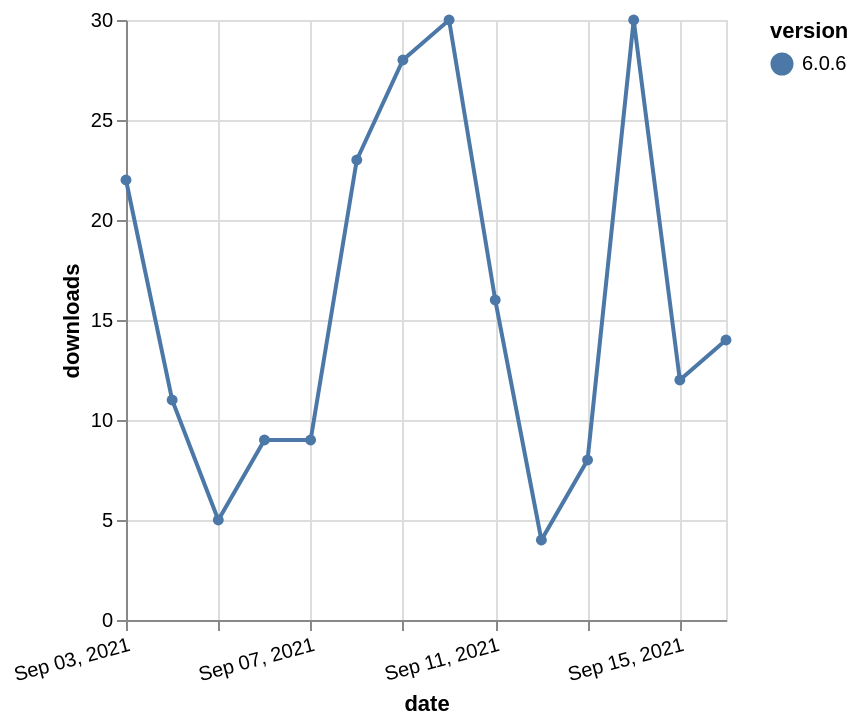

The Vega-Lite source for this figure:
### Vega-Lite specification from a JSON file in a GitHub repository (floating-point values rounded to 4 significant figures)
{"$schema": "https://vega.github.io/schema/vega-lite/v5.json", "description": "A simple bar chart with embedded data.", "data": {"values": [{"date": "2021-09-03", "total": 45860, "delta": 22, "version": "6.0.6"}, {"date": "2021-09-04", "total": 45871, "delta": 11, "version": "6.0.6"}, {"date": "2021-09-05", "total": 45876, "delta": 5, "version": "6.0.6"}, {"date": "2021-09-06", "total": 45885, "delta": 9, "version": "6.0.6"}, {"date": "2021-09-07", "total": 45894, "delta": 9, "version": "6.0.6"}, {"date": "2021-09-08", "total": 45917, "delta": 23, "version": "6.0.6"}, {"date": "2021-09-09", "total": 45945, "delta": 28, "version": "6.0.6"}, {"date": "2021-09-10", "total": 45975, "delta": 30, "version": "6.0.6"}, {"date": "2021-09-11", "total": 45991, "delta": 16, "version": "6.0.6"}, {"date": "2021-09-12", "total": 45995, "delta": 4, "version": "6.0.6"}, {"date": "2021-09-13", "total": 46003, "delta": 8, "version": "6.0.6"}, {"date": "2021-09-14", "total": 46033, "delta": 30, "version": "6.0.6"}, {"date": "2021-09-15", "total": 46045, "delta": 12, "version": "6.0.6"}, {"date": "2021-09-16", "total": 46059, "delta": 14, "version": "6.0.6"}]}, "width": "container", "mark": {"type": "line", "point": {"filled": true}}, "encoding": {"x": {"field": "date", "type": "temporal", "timeUnit": "yearmonthdate", "title": "date", "axis": {"labelAngle": -15}}, "y": {"field": "delta", "type": "quantitative", "title": "downloads"}, "color": {"field": "version", "type": "nominal"}, "tooltip": {"field": "delta"}}}
